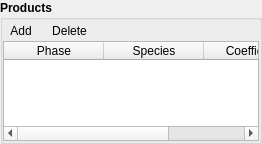
                   <widget class="QGroupBox" name="groupbox_products">
                    <property name="sizePolicy">
                     <sizepolicy hsizetype="Minimum" vsizetype="Fixed">
                      <horstretch>0</horstretch>
                      <verstretch>0</verstretch>
                     </sizepolicy>
                    </property>
                    <property name="maximumSize">
                     <size>
                      <width>16777215</width>
                      <height>16777215</height>
                     </size>
                    </property>
                    <property name="font">
                     <font>
                      <weight>75</weight>
                      <bold>true</bold>
                     </font>
                    </property>
                    <property name="title">
                     <string>Products</string>
                    </property>
                    <property name="flat">
                     <bool>true</bool>
                    </property>
                    <layout class="QGridLayout" name="gridLayout_14">
                     <property name="leftMargin">
                      <number>0</number>
                     </property>
                     <property name="topMargin">
                      <number>0</number>
                     </property>
                     <property name="rightMargin">
                      <number>0</number>
                     </property>
                     <property name="bottomMargin">
                      <number>0</number>
                     </property>
                     <property name="spacing">
                      <number>0</number>
                     </property>
                     <item row="0" column="0">
                      <widget class="QWidget" name="frame_add_delete_products" native="true">
                       <property name="maximumSize">
                        <size>
                         <width>16777215</width>
                         <height>32</height>
                        </size>
                       </property>
                       <property name="font">
                        <font>
                         <weight>50</weight>
                         <bold>false</bold>
                        </font>
                       </property>
                       <layout class="QHBoxLayout" name="horizontalLayout_14">
                        <property name="spacing">
                         <number>6</number>
                        </property>
                        <property name="sizeConstraint">
                         <enum>QLayout::SetMaximumSize</enum>
                        </property>
                        <property name="leftMargin">
                         <number>0</number>
                        </property>
                        <property name="topMargin">
                         <number>0</number>
                        </property>
                        <property name="rightMargin">
                         <number>0</number>
                        </property>
                        <property name="bottomMargin">
                         <number>0</number>
                        </property>
                        <item>
                         <widget class="QToolButton" name="toolbutton_add_product">
                          <property name="font">
                           <font>
                            <weight>50</weight>
                            <bold>false</bold>
                           </font>
                          </property>
                          <property name="text">
                           <string>Add</string>
                          </property>
                          <property name="autoRaise">
                           <bool>true</bool>
                          </property>
                         </widget>
                        </item>
                        <item>
                         <widget class="QToolButton" name="toolbutton_delete_product">
                          <property name="font">
                           <font>
                            <weight>50</weight>
                            <bold>false</bold>
                           </font>
                          </property>
                          <property name="text">
                           <string>Delete</string>
                          </property>
                          <property name="autoRaise">
                           <bool>true</bool>
                          </property>
                         </widget>
                        </item>
                        <item>
                         <spacer name="horizontalSpacer_12">
                          <property name="orientation">
                           <enum>Qt::Horizontal</enum>
                          </property>
                          <property name="sizeHint" stdset="0">
                           <size>
                            <width>40</width>
                            <height>20</height>
                           </size>
                          </property>
                         </spacer>
                        </item>
                       </layout>
                      </widget>
                     </item>
                     <item row="1" column="0">
                      <widget class="QTableWidget" name="tablewidget_products">
                       <property name="maximumSize">
                        <size>
                         <width>16777215</width>
                         <height>100</height>
                        </size>
                       </property>
                       <property name="font">
                        <font>
                         <weight>50</weight>
                         <bold>false</bold>
                        </font>
                       </property>
                       <property name="selectionMode">
                        <enum>QAbstractItemView::NoSelection</enum>
                       </property>
                       <property name="selectionBehavior">
                        <enum>QAbstractItemView::SelectRows</enum>
                       </property>
                       <attribute name="horizontalHeaderHighlightSections">
                        <bool>false</bool>
                       </attribute>
                       <attribute name="verticalHeaderVisible">
                        <bool>false</bool>
                       </attribute>
                       <attribute name="verticalHeaderHighlightSections">
                        <bool>false</bool>
                       </attribute>
                       <column>
                        <property name="text">
                         <string>Phase</string>
                        </property>
                       </column>
                       <column>
                        <property name="text">
                         <string>Species</string>
                        </property>
                       </column>
                       <column>
                        <property name="text">
                         <string>Coefficient</string>
                        </property>
                       </column>
                      </widget>
                     </item>
                    </layout>
                   </widget>
